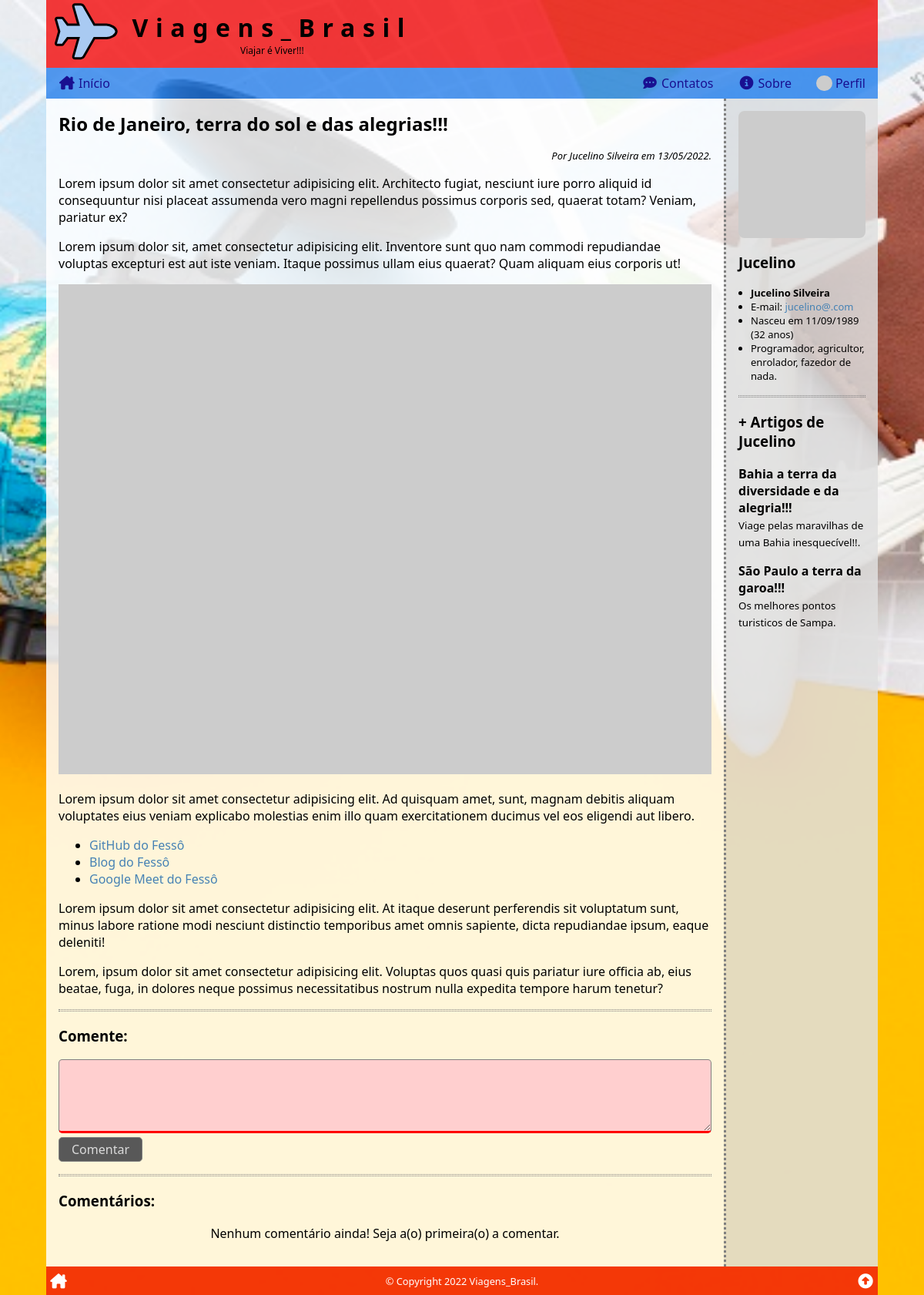
Page /ler/?id=3 (signed in) on the committed database.
### tables this page shows
CREATE TABLE articles (
    art_id INT PRIMARY KEY AUTO_INCREMENT,
    art_title VARCHAR(127),
    art_intro VARCHAR(255),
    art_thumb VARCHAR(255),
    art_content TEXT,
    art_author INT,
    art_date TIMESTAMP DEFAULT CURRENT_TIMESTAMP,
    art_views INT DEFAULT '0',
    art_status ENUM('on', 'off', 'deleted') DEFAULT 'on',
    FOREIGN KEY (art_author) REFERENCES users (user_id)
);

CREATE TABLE users (
    user_id INT PRIMARY KEY AUTO_INCREMENT,
    user_name VARCHAR(255),
    user_email VARCHAR(255),
    user_birth DATE,
    user_photo VARCHAR(255),
    user_date TIMESTAMP DEFAULT CURRENT_TIMESTAMP,
    user_profile TEXT,
    user_password VARCHAR(255),
    user_type ENUM('user', 'author', 'admin') DEFAULT 'user',
    user_status ENUM('on', 'off', 'deleted') DEFAULT 'on'
);

### _config.php (called while the page is built, shortened)
<?php
function get_years_old($birth)
{
    $n = array(date('Y'), date('m'), date('d'));
    $b = explode('-', $birth);
    $yo = $n[0] - $b[0];
    if ($n[1] < $b[1]) {
        $yo--;
    } elseif ($n[1] == $b[1] and $n[2] <= $b[2]) {
        $yo--;
    }
    return $yo;
}

### ler/index.php (the view, shortened to what this page needs)
<?php
require($_SERVER['DOCUMENT_ROOT'] . '/_config.php');
$comment_list = '';
if (isset($_GET['id'])) $id = intval($_GET['id']);
else $id = 0;
$sql = <<<SQL
SELECT *,
	    -- DATE_FORMAT(art_date, '%d/%m/%Y às %H:%i') AS date_br,
        DATE_FORMAT(art_date, '%d/%m/%Y') AS date_br,
        DATE_FORMAT(user_birth, '%d/%m/%Y') AS birth_br
    FROM `articles`
INNER JOIN `users` ON art_author = user_id
WHERE art_id = '{$id}'
    AND art_status = 'on'
    AND art_date <= NOW();
SQL;
$res = $conn->query($sql);
$artigo = $res->fetch_assoc();
$html_article = <<<HTML
<h2>{$artigo['art_title']}</h2>
<div class="author-date">
    Por {$artigo['user_name']} em {$artigo['date_br']}.
</div>
<div>{$artigo['art_content']}</div>
HTML;
$nome = explode(' ', $artigo['user_name'])[0];
$idade = get_years_old($artigo['user_birth']);
$html_author = <<<HTML
<div class="author-meta">
    <img src="{$artigo['user_photo']}" alt="{$artigo['user_name']}">
    <h3>{$nome}</h3>
    <ul>
        <li><strong>{$artigo['user_name']}</strong></li>
        <li>E-mail: <a href="mailto:{$artigo['user_email']}" target="_blank">{$artigo['user_email']}</a></li>
        <li>Nasceu em {$artigo['birth_br']} ({$idade} anos)</li>
        <li>{$artigo['user_profile']}</li>
    </ul>
</div>
HTML;
$sql = <<<SQL
SELECT art_id, art_title, art_intro
FROM `articles`
WHERE art_author = '{$artigo['user_id']}'
    AND art_id != '{$artigo['art_id']}'
	AND art_status = 'on'
    AND art_date <= NOW()
ORDER BY RAND()
LIMIT 4;
SQL;
$res = $conn->query($sql);
if ($res->num_rows > 0) :
    $html_author .= <<<HTML
<div class="author-articles">
    <hr class="divider">
    <h3>+ Artigos de {$nome}</h3>
HTML;
    while ($mais_artigos = $res->fetch_assoc()) :
        $html_author .= <<<HTML
    <div class="author-article" onclick="location.href='/ler/?id={$mais_artigos['art_id']}'">
        <h4>{$mais_artigos['art_title']}</h4>
        <small>{$mais_artigos['art_intro']}</small>
    </div>
HTML;
    endwhile;
    $html_author .= "</div>";
endif;
$sql = <<<SQL
SELECT comments.*, users.user_name, users.user_photo,
DATE_FORMAT(cmt_date, '%d/%m/%Y às %H:%i') AS cmt_date_br
 FROM comments
 INNER JOIN users ON cmt_author = user_id
WHERE cmt_article = '{$id}'
AND cmt_status = 'on'
ORDER BY cmt_date DESC;
SQL;
$res = $conn->query($sql);
if ($res->num_rows > 0) :
    while ($cmt = $res->fetch_assoc()) :
        $comment_list .= <<<HTML
     <div class="comment">
        <div class="comment-meta">
            Por {$cmt['user_name']} em {$cmt['cmt_date_br']}.
        </div>
        {$cmt['cmt_comment']}
     </div>
HTML;
    endwhile;
else :
    $comment_list = '<p class="text-center">Nenhum comentário ainda! Seja a(o) primeira(o) a comentar.</p>';
endif;
if (isset($_COOKIE['user']))
    $comment_form = true;
else
    $comment_form = false;
require($_SERVER['DOCUMENT_ROOT'] . '/_header.php');
?>
<section>
    <?php
    echo $html_article;
    ?>
    <hr class="divider">
    <?php if ($comment_form) : ?>
        <h3>Comente:</h3>
        <form action="<?php echo htmlspecialchars($_SERVER["PHP_SELF"]) . '?id=' . $id; ?>" method="post">
            <p>
                <textarea name="comment" id="comment" required></textarea>
                <button type="submit">Comentar</button>
            </p>
        </form>
        <hr class="divider">
    <?php endif; ?>
    <h3>Comentários:</h3>
    <?php echo $comment_list; ?>
</section>
<aside>
    <?php
    echo $html_author;
    ?>
</aside>
<?php
require($_SERVER['DOCUMENT_ROOT'] . '/_footer.php');

### ler/style.css (style rules this page uses)
.author-date { margin-top: 1rem; font-size: small; text-align: right; font-style: italic; }
section img { width: 100%; max-width: auto; }
.author-meta img { display: block; width: 100%; max-width: 200px; margin: auto; border-radius: .5rem; }
.author-meta ul { font-size: small; margin: 0; padding-left: 1rem; }
.author-article { cursor: pointer; margin-bottom: 1rem; }
.author-article:last-child { margin-bottom: 0; }
.author-article h4 { margin: 0; }

### style.css (style rules this page uses)
* { box-sizing: border-box; outline: none; transition: .2s; }
html, body { position: relative; width: 100%; height: 100%; padding: 0; margin: 0; font-family: 'Segoe UI', Tahoma, Geneva, Verdana, sans-serif; font-size: 16px; }
a { color: steelblue; text-decoration: none; }
header, nav, section, article, main, aside, footer { display: block; }
body { background-color: rgb(170, 170, 170); background-attachment: fixed; background-image: url('/img/viagens08.jpg'); background-position: center; background-repeat: no-repeat; background-size: cover; }
.wrap>main>section, .wrap>main>aside { padding: 1rem; }
.wrap>main>section { flex-grow: 1; background-color: rgba(255, 255, 255, .85); }
.wrap>main>aside { border-top: 3px dotted grey; background: rgba(224, 224, 224, .85); }
.wrap>main>section>h2:first-child, .wrap>main>aside>h3:first-child { margin: 0; }
.text-center { text-align: center; }
hr.divider { border: none; border-top: 1px dotted grey; border-bottom: 1px dotted grey; height: 3px; margin: 1rem 0; }
form input, form textarea, form button, form button[onclick] { font-family: inherit; font-size: inherit; padding: .25rem .5rem; border: 1px solid grey; border-radius: .3rem; }
form input, form textarea { width: 100%; }
form textarea { height: 6rem; resize: vertical; }
form button, form button[onclick] { background: steelblue; color: white; cursor: pointer; padding-left: 1rem; padding-right: 1rem; }
form input:invalid, form textarea:invalid { background: rgb(255, 207, 207); border-bottom: 3px solid red; }
form:invalid button { background: rgb(88, 88, 88); color: rgb(219, 219, 219); cursor: not-allowed; }
@media (min-width: 768px) { .wrap>main>aside { border-top: none; border-left: 3px dotted grey; flex: 0 0 200px; } }

### rows in the picture
articles: art_title "Rio de Janeiro, terra do sol e das alegrias!!!", art_author.user_name "Jucelino Silveira", art_content "Lorem ipsum dolor sit amet consectetur adipisicing elit. Architecto fugiat, nesciunt iure porro aliquid id consequuntur nisi placeat assumenda vero magni repellendus possimus corporis sed, quaerat totam? Veniam, pariatur ex? Lorem ipsum dolor sit, amet consectetur adipisicing elit. Inventore sunt quo nam commodi repudiandae voluptas excepturi est aut iste veniam. Itaque possimus ullam eius quaerat? Quam aliquam eius corporis ut! Lorem ipsum dolor sit amet consectetur adipisicing elit. Ad quisquam amet, sunt, magnam debitis aliquam voluptates eius veniam explicabo molestias enim illo quam exercitationem ducimus vel eos eligendi aut libero. GitHub do Fessô Blog do Fessô Google Meet do Fessô…", art_author.user_name "Jucelino", art_author.user_email "jucelino@.com", art_author.user_birth "32", art_author.user_profile "Programador, agricultor, enrolador, fazedor de nada."
articles: art_title "Bahia a terra da diversidade e da alegria!!!", art_intro "Viage pelas maravilhas de uma Bahia inesquecível!!."
articles: art_title "São Paulo a terra da garoa!!!", art_intro "Os melhores pontos turisticos de Sampa."

### other values in the picture
$artigo['date_br'] "13/05/2022"
$artigo['birth_br'] "11/09/1989"
